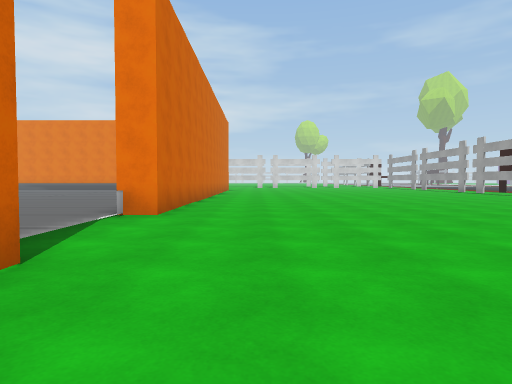
view 1 (above)

19 first-person views from a walk through a 3-D level made in the Unity game engine. The camera is 1.2 m above the floor, tilts 2° down and sees 75° across. The floor is counted in squares, 2 m on a side. Each view is taken from the middle of a square. On the plan, view 1 faces up. The plan holds only what a view shows up to about 10 squares ahead; the rest is blank. The place goes on beyond the plan. The player is left out. Some surface patterns are stand-ins.

view 2
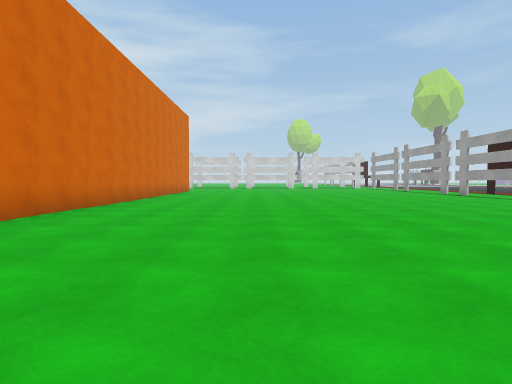

view 3
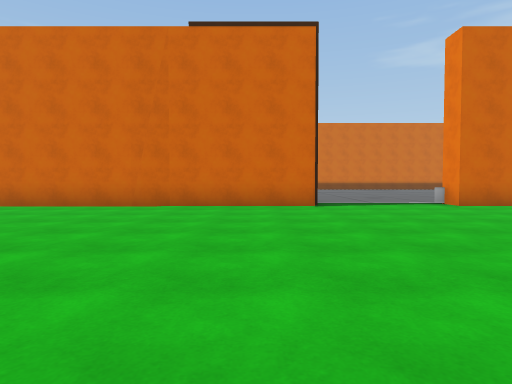

view 4
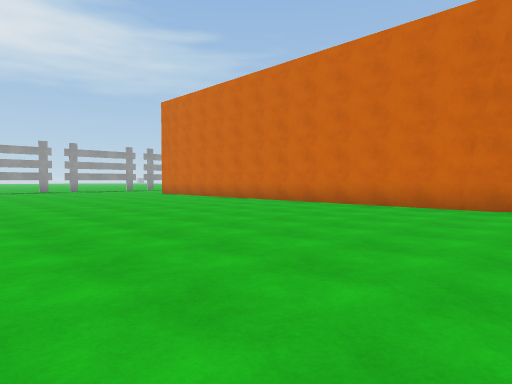

view 5
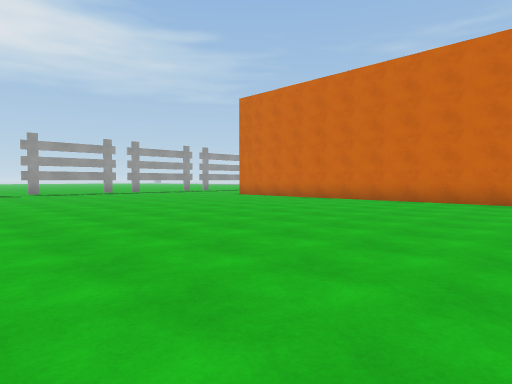

view 6
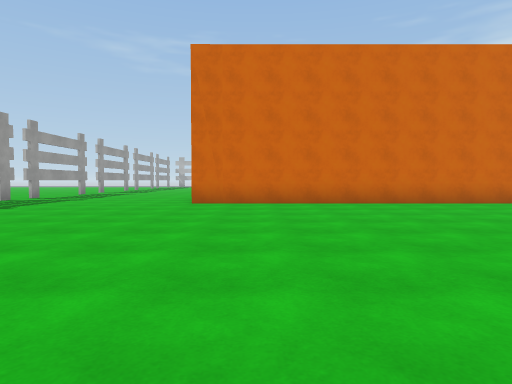

view 7
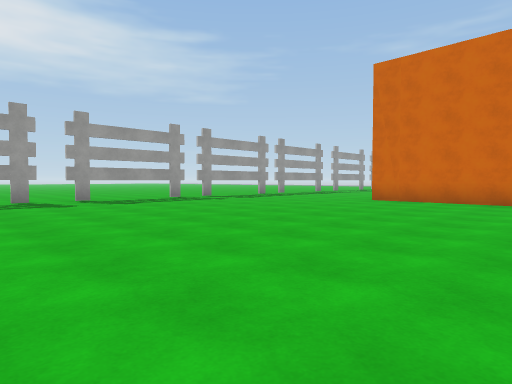

view 8
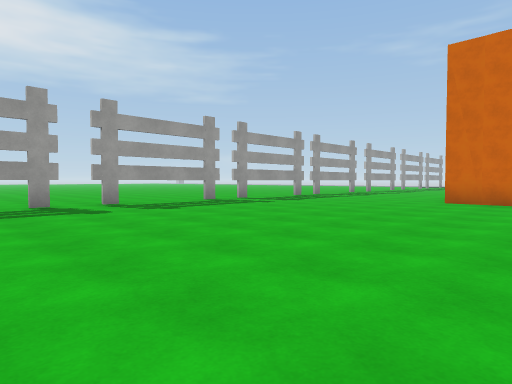

view 9
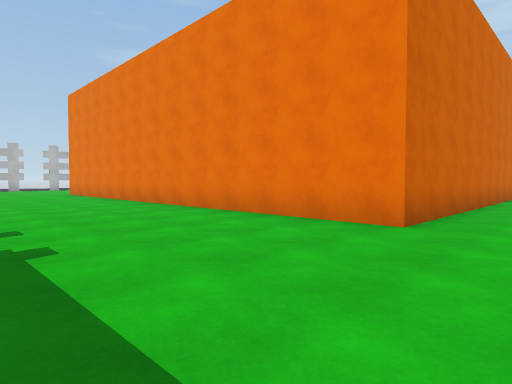

view 10
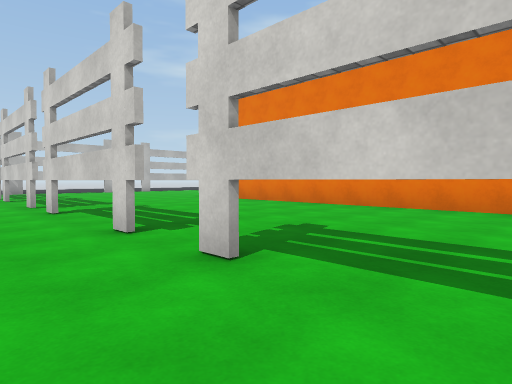

view 11
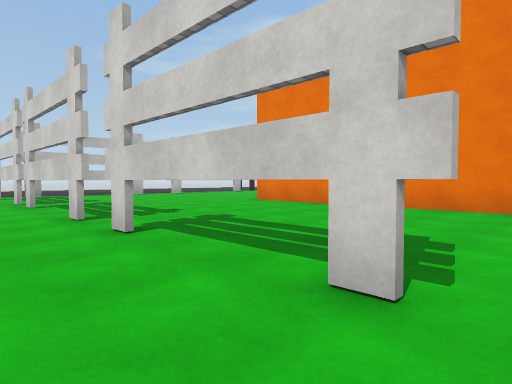

view 12
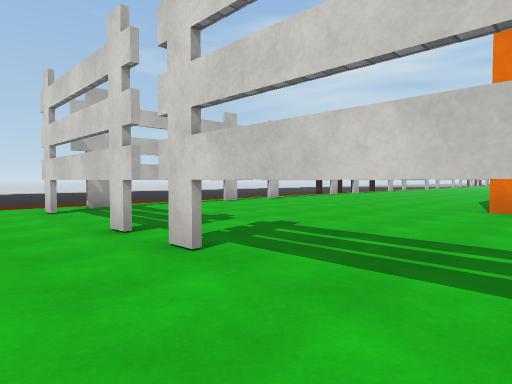

view 13
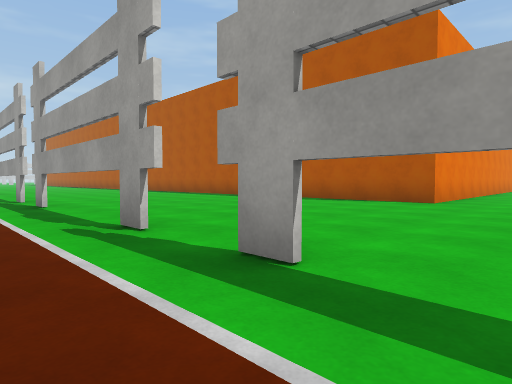

view 14
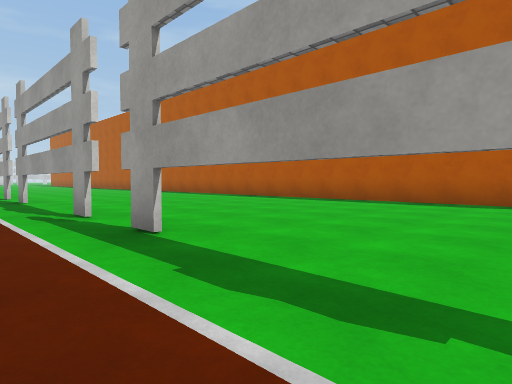

view 15
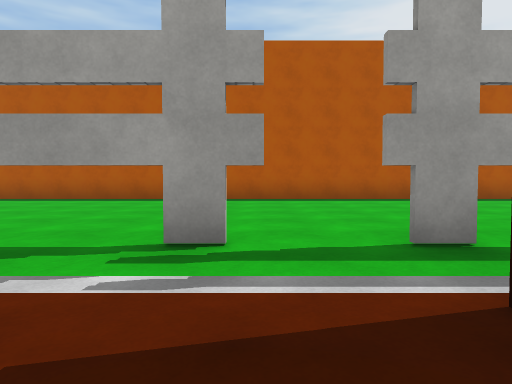

view 16
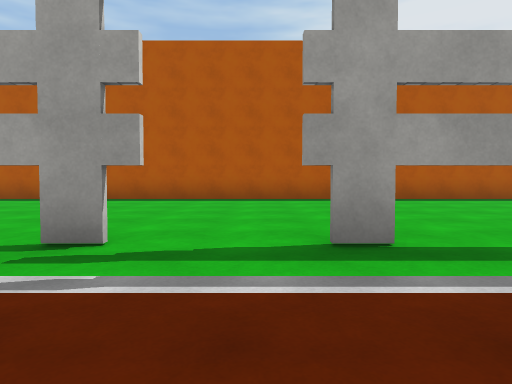

view 17
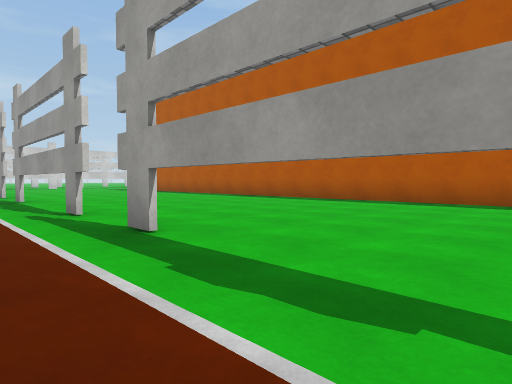

view 18
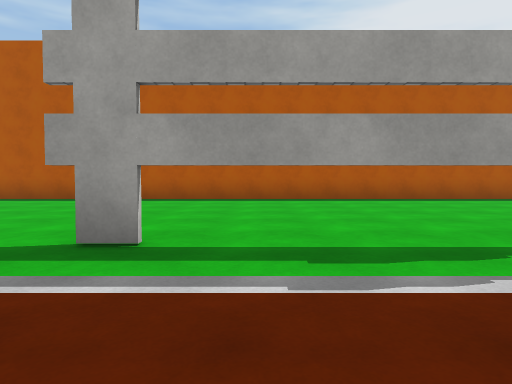

view 19
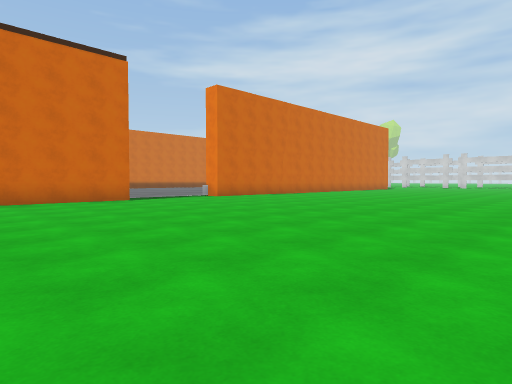

### Floor plan
Key: @ floor where view 1 was taken; # wall or solid block; x gap in a wall; . main floor; - floor 0.25 m lower than the main floor; ^ raised ledge.
Columns run from 25 left of view 1 to 8 right of it. Each row starts with its distance up from view 1.
 12    .#.....^            #..........
 11    .#.....^            #..........
 10    #......^            #..........
  9   -.......^            #.........
  8   -#......^            #.........
  7  --.#.....^            #.........
  6   -.#.....^            #.........
  5   -.#.....^            ..........
  4   -.#.....^            ..........
  3  --.......^            ..........
  2   -#......^            #..........
  1    .#.....^            #..........
  0    .#.....^            #.@........
 -1   -.#.....^            #..........
 -2  --.x.....^            #..........
 -3   -.x.....^            #..........
 -4    .#.....^            #..........
 -5    .#.....^            #..........
 -6    .#.....^            #..........
 -7    #......^            #..........
 -8   -.......^            #.........
 -9   -#......^            #..........
-10   -.#.....^            #..........
-11   -.#.....^            #..........
-12   -.#.....^            #..........
-13   -.x.....##############..........
-14   -.x.............................
-15   -.#.............................
-16   -.#............................
-17    .#............................
-18 -- .#............................
-19 -- .####x###xx###.### x    ###xx#
-20    ..................       .....
-21        ..... ........         ...
-22                               ..

Where each view was taken, in squares from view 1:
view 1: 0 up, 0 right, facing up
view 2: 2 up, 2 right, facing up
view 3: 1 up, 6 right, facing left
view 4: 0 up, 6 right, facing down-left
view 5: 3 down, 8 right, facing down-left
view 6: 12 down, 7 right, facing left
view 7: 9 down, 8 right, facing down-left
view 8: 11 down, 8 right, facing down-left
view 9: 18 down, 0 right, facing up-left
view 10: 21 down, 5 left, facing up-left
view 11: 21 down, 8 left, facing up-left
view 12: 21 down, 14 left, facing up-left
view 13: 16 down, 23 left, facing up-right
view 14: 12 down, 23 left, facing up-right
view 15: 2 down, 24 left, facing right
view 16: 3 up, 24 left, facing right
view 17: 5 up, 23 left, facing up-right
view 18: 7 up, 24 left, facing right
view 19: 2 down, 8 right, facing up-left
